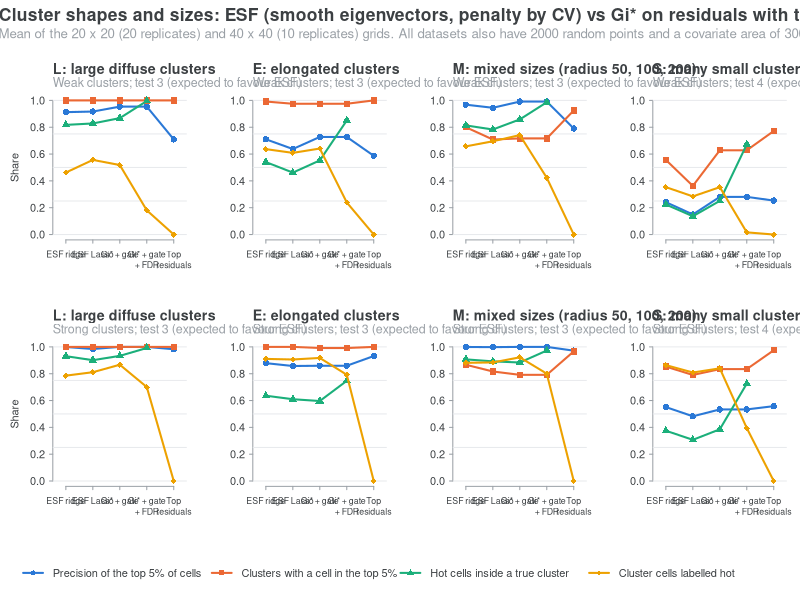

The R source for this figure:
# Figure for simulation/15_cluster_shapes.R ----------------------------------------------
# Run from the repo root: Rscript simulation/16_cluster_shapes_figure.R
# Writes simulation/figures/fig14_cluster_shapes.png
# Panels: rows = weak / strong clusters, columns = scenarios L, E, M (test 3) and S (test 4).
# Each panel: methods on the x axis, one line per measure (mean over the 20 x 20 and
# 40 x 40 grids, each grid averaged over its replicates).

x <- read.csv("simulation/results/15_cluster_shapes.csv", stringsAsFactors = FALSE)
mean_na <- function(z) if (all(is.na(z))) NA else mean(z, na.rm = TRUE)
DARK <- "#3C4043"; GREY <- "#9AA0A6"; LIGHT <- "#E8EAED"
meas <- c(prec_top = "Precision of the top 5% of cells", clusters_top = "Clusters with a cell in the top 5%",
          label_precision = "Hot cells inside a true cluster", sensitivity = "Cluster cells labelled hot")
COL <- c("#2a78d6", "#eb6834", "#1baf7a", "#eda100"); PCH <- c(16, 15, 17, 18)
meth <- c("ESF ridge", "ESF lasso", "Gi* + gate", "Gi* + gate + FDR", "Top residuals")
mlab <- c("ESF ridge", "ESF Lasso", "Gi* + gate", "Gi* + gate\n+ FDR", "Top\nresiduals")
scn  <- c(L = "L: large diffuse clusters", E = "E: elongated clusters",
          M = "M: mixed sizes (radius 50, 100, 200)", S = "S: many small clusters")

val <- function(sc, st, mm, col) mean_na(sapply(c(20, 40), function(k)
  mean_na(x[[col]][x$scenario == sc & x$strength == st & x$method == mm & x$k == k])))

png("simulation/figures/fig14_cluster_shapes.png", 2600, 1500, res = 150, pointsize = 10)
layout(rbind(1:4, 5:8, 9), heights = c(1, 1, 0.22))
par(family = "sans", col.axis = DARK, col.lab = DARK, fg = GREY, las = 1, tcl = -0.25,
    mgp = c(2.4, 0.6, 0), oma = c(0, 0, 4, 0))
for (st in c("weak", "strong")) for (sc in names(scn)) {
  par(mar = c(4.5, 4, 3.2, 1))
  plot(NA, xlim = c(0.7, length(meth) + 0.3), ylim = c(0, 1), xaxt = "n", bty = "n",
       xlab = "", ylab = if (sc == "L") "Share" else "")
  abline(h = seq(0, 1, 0.25), col = LIGHT)
  axis(1, at = seq_along(meth), labels = FALSE)
  text(seq_along(meth), -0.12, mlab, xpd = NA, cex = 0.8, col = DARK, adj = c(0.5, 1))
  for (i in seq_along(meas)) {
    y <- sapply(meth, val, sc = sc, st = st, col = names(meas)[i])
    ok <- which(!is.na(y))
    lines(ok, y[ok], col = COL[i], lwd = 2)
    points(ok, y[ok], col = COL[i], pch = PCH[i], cex = 1.3)
  }
  mtext(scn[sc], side = 3, line = 1.4, adj = 0, font = 2, col = DARK, cex = 0.85)
  mtext(paste(if (st == "weak") "Weak" else "Strong", "clusters;",
              if (sc == "S") "test 4 (expected to favour Gi*)" else "test 3 (expected to favour ESF)"),
        side = 3, line = 0.4, adj = 0, col = GREY, cex = 0.75)
}
par(mar = c(0, 0, 0, 0)); plot.new()
legend("center", meas, col = COL, pch = PCH, lwd = 2, horiz = TRUE, bty = "n", cex = 1, text.col = DARK)
mtext("Cluster shapes and sizes: ESF (smooth eigenvectors, penalty by CV) vs Gi* on residuals with the Moran gate",
      outer = TRUE, side = 3, line = 2.2, adj = 0.01, font = 2, col = DARK, cex = 1.05)
mtext("Mean of the 20 x 20 (20 replicates) and 40 x 40 (10 replicates) grids. All datasets also have 2000 random points and a covariate area of 3000 points. Higher is better.",
      outer = TRUE, side = 3, line = 0.9, adj = 0.01, col = GREY, cex = 0.8)
dev.off()
message("written: fig14_cluster_shapes.png")
